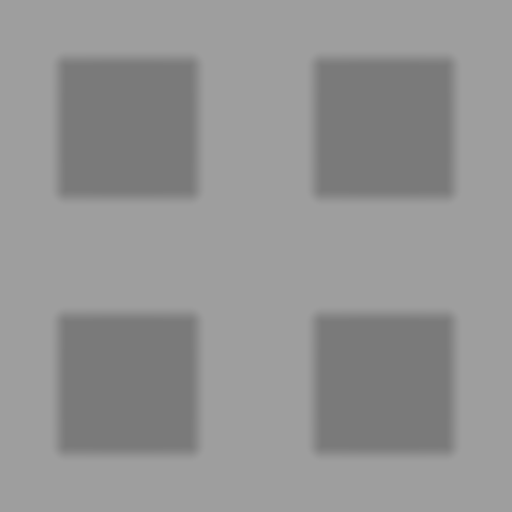
#> input picture assets/sellnukes-source/assets/world/studs/studs_roughness.png, 512 x 512 px, given in place of logo-text.png, which was not available
$ python stamp_ads.py
#> lines starting #> are read from the running program, lines starting #| are printed output that depends on the picture
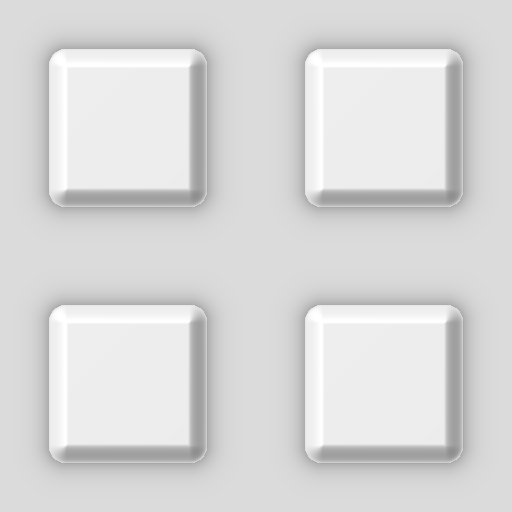
#> input picture assets/sellnukes-source/assets/world/studs/studs_color.png, 512 x 512 px, given in place of ad01-can-you-reach-1-billion.png, which was not available
#!/usr/bin/env python3
"""
stamp_ads.py — stamps the SELL NUKES title onto the ad creatives (owner R66).

Why: the owner wants the game's logo on every ad. The logo is the exact in-game title
(`assets/brand/logo-text.png`, ForgeGUI R38), composited locally so it is pixel-identical across
all ads and the ad art itself is never regenerated.

How:
    * Sources are the un-logo'd finals in `assets/marketing/2026-10-30-ads/history/no-logo/`
      (copied there on the first run, so re-running never stamps a logo twice).
    * The logo is scaled to LOGO_WIDTH of the ad width, given a soft drop shadow (blurred alpha,
      offset down-right) so it reads on bright skies and busy scenes alike, and placed in the corner
      chosen per ad in CORNERS (picked by eye so it never covers a face or the hook text).
    * Output overwrites `final/<ad>.png` (1920 x 1080 PNG, opaque).

Usage:
    python3 tools/ui/brand/stamp_ads.py            # stamp every ad in CORNERS
    python3 tools/ui/brand/stamp_ads.py --sheet S  # also write a review contact sheet to S
"""
from __future__ import annotations

import argparse
from pathlib import Path
import shutil

from PIL import Image, ImageFilter

ROOT = Path(__file__).resolve().parents[3]
ADS = ROOT / "assets/marketing/2026-10-30-ads"
FINAL = ADS / "final"
SOURCE = ADS / "history/no-logo"
LOGO = ROOT / "assets/brand/logo-text.png"

LOGO_WIDTH = 0.30  # fraction of the ad width
MARGIN = 0.025  # fraction of the ad width, from the chosen corner
SHADOW_OFFSET = (8, 10)  # px down-right at 1920 wide
SHADOW_BLUR = 10
SHADOW_ALPHA = 0.55

# ad file stem -> spot ("tl", "tr", "bl", "br", or "bc" = bottom-centre for split NOOB-vs-PRO
# layouts that have no free corner), chosen so the logo avoids faces + hook text.
CORNERS = {
    "ad01-can-you-reach-1-billion": "bl",
    "ad02-start-with-1-click": "tl",
    "ad03-earn-while-you-sleep": "tr",
    "ad04-beat-your-friends": "tl",
    "ad05-upgrade-x2-cash": "tr",
    "ad06-harvest-feast-event": "tr",
    "ad07-aa-tower-vs-100-nukes": "br",
    "ad08-hatch-a-secret-pet": "bl",
    "ad09-garage-to-nuke-empire": "tl",
    "ad10-step-on-it-watch-it-build": "tr",
    # R68: three more creatives (masters written straight into history/no-logo/).
    "ad11-dino-valley": "tl",
    "ad12-knockdown": "tl",
    "ad13-noob-vs-pro-dino": "bc",
}
# Optional per-ad logo width (fraction of the ad width) where the default would crowd the scene.
WIDTHS = {"ad13-noob-vs-pro-dino": 0.22}


def stamp(ad: Image.Image, logo: Image.Image, corner: str, logo_width: float = LOGO_WIDTH) -> Image.Image:
    """Returns `ad` (RGB) with `logo` (RGBA) + soft shadow composited at `corner` (see CORNERS)."""
#> called with corner = 'bl', logo_width = 0.3
    width, height = ad.size
#> width = 512; height = 512
    target_w = round(width * logo_width)
#> target_w = 154
    target_h = round(logo.height * target_w / logo.width)
#> target_h = 154
    mark = logo.convert("RGBa").resize((target_w, target_h), Image.Resampling.LANCZOS).convert("RGBA")
    margin = round(width * MARGIN)
#> margin = 13
    if corner == "bc":
        x = (width - target_w) // 2
    else:
        x = margin if corner in ("tl", "bl") else width - margin - target_w
#> x = 13
    y = margin if corner in ("tl", "tr") else height - margin - target_h
#> y = 345
    base = ad.convert("RGBA")
    shadow_alpha = mark.getchannel("A").point(lambda a: int(a * SHADOW_ALPHA)).filter(ImageFilter.GaussianBlur(SHADOW_BLUR))
#> shadow_alpha: PIL image 154x154 L; every value is 140
    shadow = Image.new("RGBA", mark.size, (0, 0, 0, 0))
#> shadow: PIL image 154x154 RGBA; every value is 0
    shadow.putalpha(shadow_alpha)
    base.alpha_composite(shadow, (x + SHADOW_OFFSET[0], y + SHADOW_OFFSET[1]))
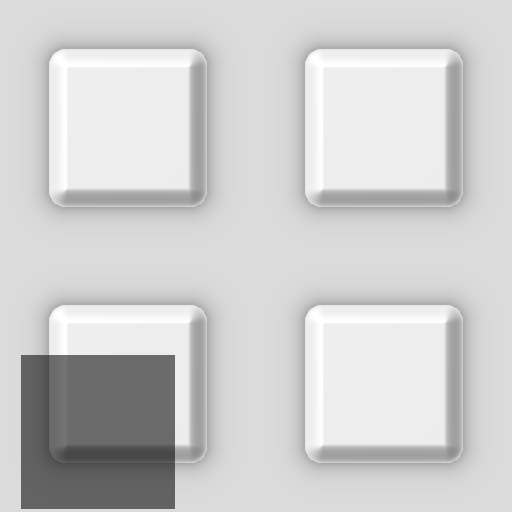
#> base: PIL image 512x512 RGBA; mean R, G, B, A 206.3, 206.3, 206.3, 255
    base.alpha_composite(mark, (x, y))
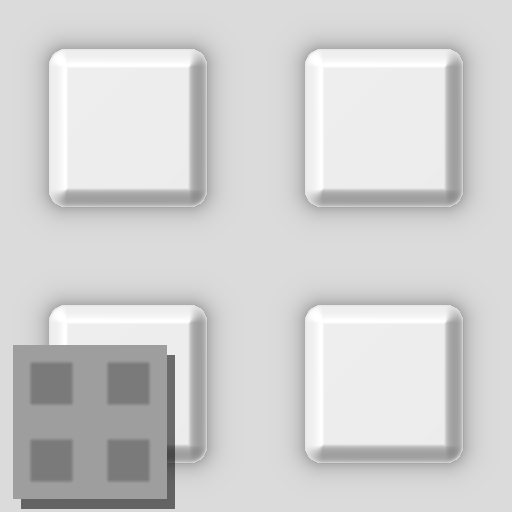
#> base: PIL image 512x512 RGBA; mean R, G, B, A 209.4, 209.4, 209.4, 255
    return base.convert("RGB")


def main() -> int:
    parser = argparse.ArgumentParser(description="Stamp the SELL NUKES logo onto the ads (R66).")
    parser.add_argument("--sheet", help="also write a review contact sheet (JPEG) to this path")
    args = parser.parse_args()
    SOURCE.mkdir(parents=True, exist_ok=True)
    logo = Image.open(LOGO).convert("RGBA")
    stamped = []
    for stem, corner in CORNERS.items():
        src = SOURCE / f"{stem}.png"
        if not src.exists():
            shutil.copy2(FINAL / f"{stem}.png", src)  # first run: keep the un-logo'd original
#> (the run stopped early here; a loop or call above may not have finished)
